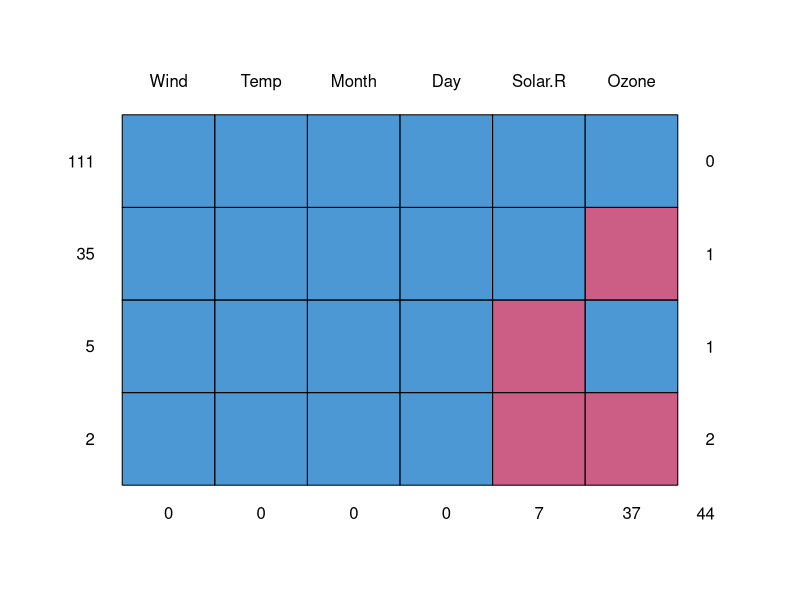
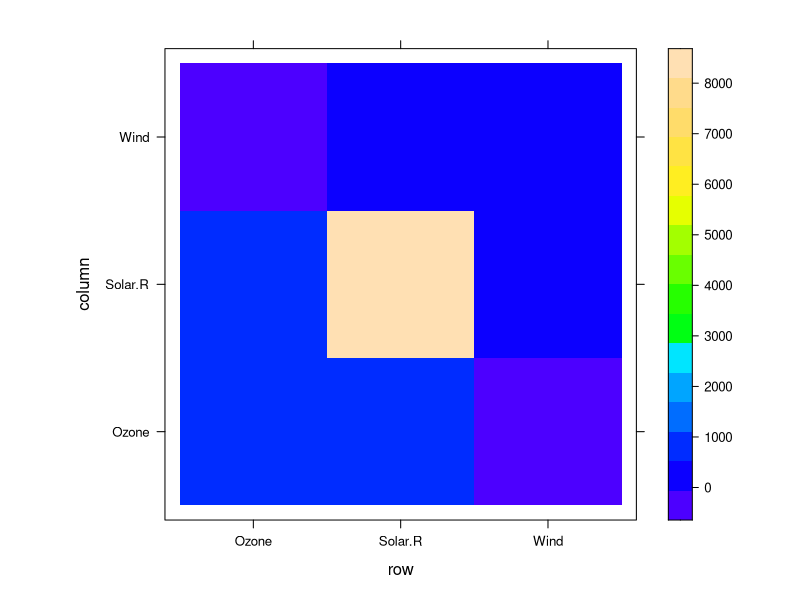
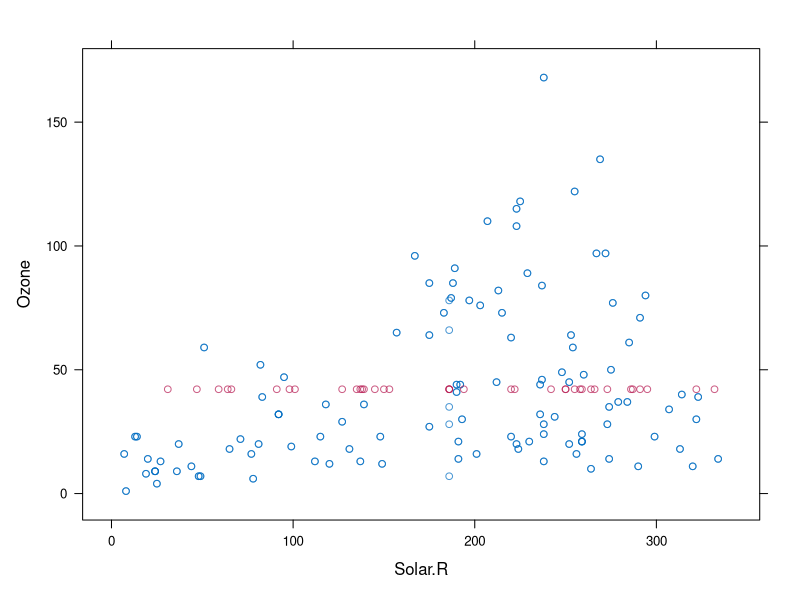
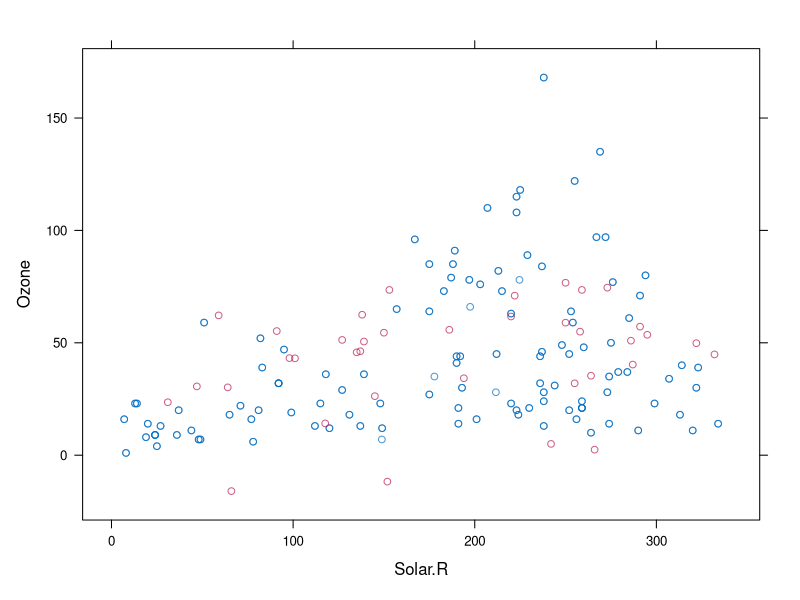
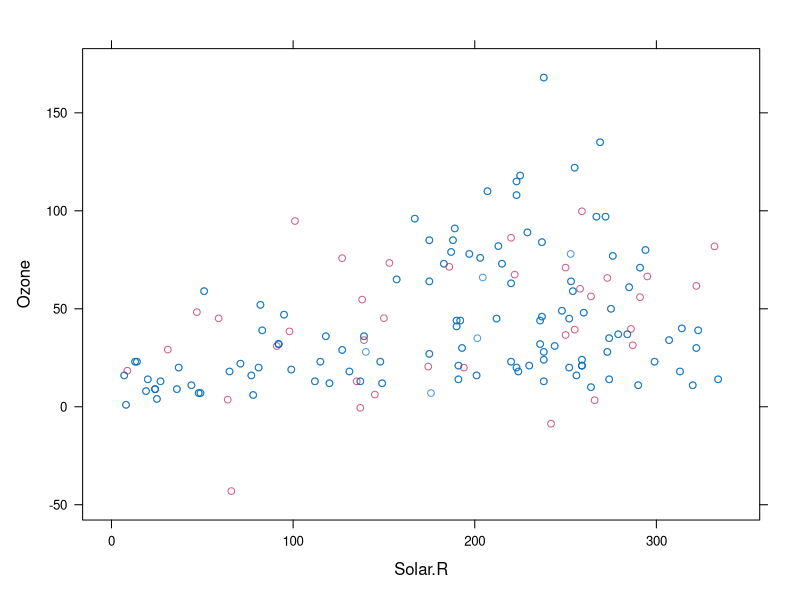
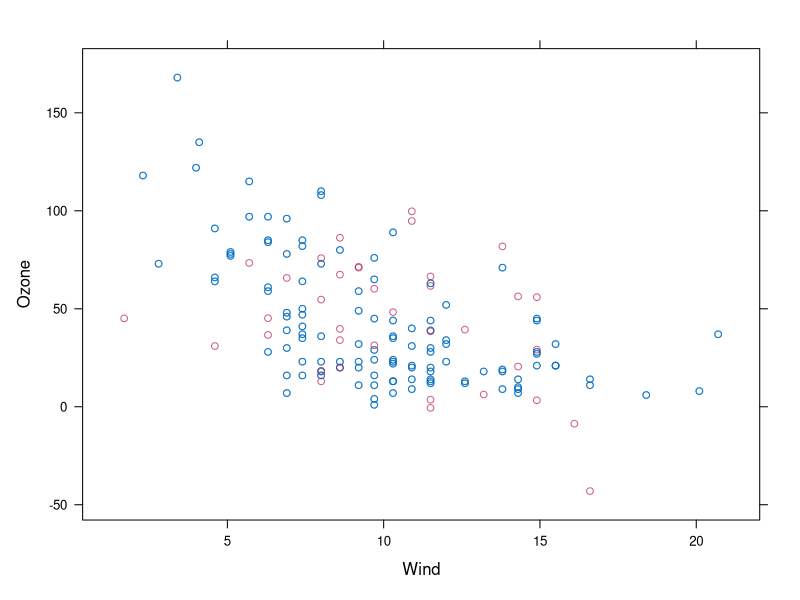
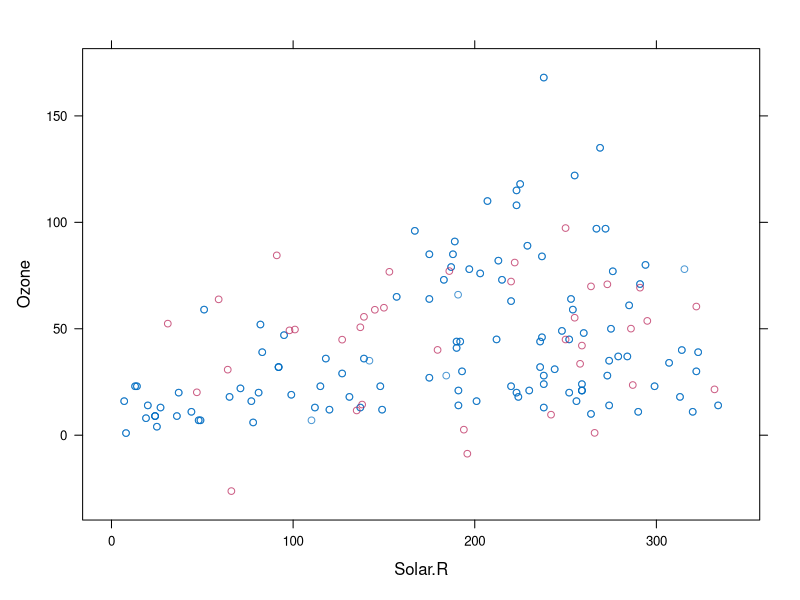
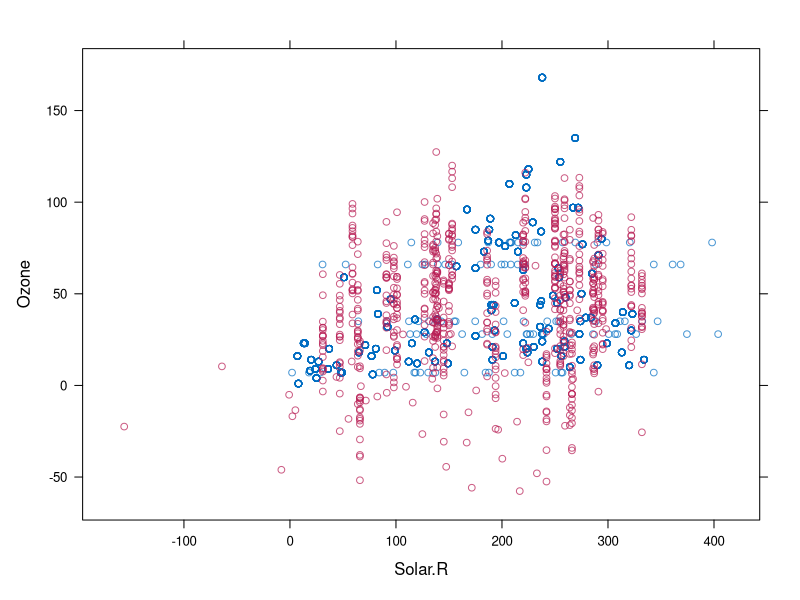

Source code (R) for these figures, in order: (Note: this script raises an error after producing the figures.)
## ---- chunk 1

library("mice")
library("magrittr")

require(ggplot2)
## ---- chunk 2
data(airquality)

colSums(is.na(airquality))

## ---- chunk 3
md.pattern(airquality) # from mice package
## ---- chunk 4
sum(complete.cases(airquality))
## ---- chunk 5
data <- airquality[, c("Ozone", "Solar.R", "Wind")]
sum(complete.cases(airquality))
## ---- chunk 6

mu.listwise <- colMeans(na.omit(data))
mu.pairwise <- colMeans(data, na.rm = TRUE)
mu.difference <- mu.listwise-mu.pairwise
rbind(mu.listwise, mu.pairwise, mu.difference)
## ---- chunk 7
shapiro.test(mu.difference)
## ---- chunk 8

wilcox.test(mu.listwise, mu.pairwise, paired = TRUE, alternative = "two.sided")
## ---- chunk 9
cv <- cov(data, use = "pairwise")
cv
## ---- chunk 10
library("lattice")
levelplot(cv, col.regions = topo.colors(100))
## ---- chunk 11
imp <- mice(airquality, method = "mean", m = 1, maxit = 1)
imp$imp
xyplot(imp, Ozone ~ Solar.R)
## ---- chunk 12
mu.mean <- colMeans(mice::complete(imp))
mu.mean
## ---- chunk 13
fit <- with(imp, lm(Ozone ~ Wind + Temp + Solar.R))
summary(fit,fit.measures=TRUE, rsquare=TRUE, standardize=TRUE)
## ---- chunk 14
imp <- mice(airquality, method = "norm.predict", seed = 1,
           m = 1, print = FALSE)
imp$imp
xyplot(imp, Ozone ~ Solar.R)
## ---- chunk 15
mu.reg <- colMeans(mice::complete(imp))
mu.reg
## ---- chunk 16
fit <- with(imp, lm(Ozone ~ Wind + Temp + Solar.R))
summary(fit,fit.measures=TRUE, rsquare=TRUE, standardize=TRUE)
## ---- chunk 17
imp <- mice(airquality, method = "norm.nob", m = 1, maxit = 1,
            seed = 1, print = FALSE)
fit <- with(imp, lm(Ozone ~ Wind + Temp + Solar.R))
xyplot(imp, Ozone ~ Solar.R)
xyplot(imp, Ozone ~ Wind)
## ---- chunk 18
mu.sreg <- colMeans(mice::complete(imp))
mu.sreg
## ---- chunk 19
fit <- with(imp, lm(Ozone ~ Wind + Temp + Solar.R))
summary(fit,fit.measures=TRUE, rsquare=TRUE, standardize=TRUE)
## ---- chunk 20
imp <- mice(airquality, seed = 1, m = 1, method="norm", print = FALSE)
xyplot(imp, Ozone ~ Solar.R)
## ---- chunk 21
mu.breg <- colMeans(mice::complete(imp))
mu.breg
## ---- chunk 22
fit <- with(imp, lm(Ozone ~ Wind + Temp + Solar.R))
summary(fit)
## ---- chunk 23
imp <- mice(airquality, seed = 1, m = 20, method="norm", print = FALSE)
xyplot(imp, Ozone ~ Solar.R)
xyplot(imp, Ozone ~ Solar.R)
## ---- chunk 24
fit <- with(imp, lm(Ozone ~ Wind + Temp + Solar.R))
summary(pool(fit))
## ---- chunk 25
imp <- mice(airquality, seed = 1, m = 20, method="pmm", print = FALSE)
xyplot(imp, Ozone ~ Solar.R)
## ---- chunk 26
fit <- with(imp, lm(Ozone ~ Wind + Temp + Solar.R))
summary(pool(fit))
## ---- chunk 27
library(lavaan)

fit<-sem(model="Ozone ~ 1 + Wind + Solar.R 
          Ozone ~~ Ozone",
          data=data,
          missing='ML',
          meanstructure=TRUE, 
          fixed.x=FALSE)
summary(fit, fit.measures=TRUE, rsquare=TRUE, standardize=TRUE)
